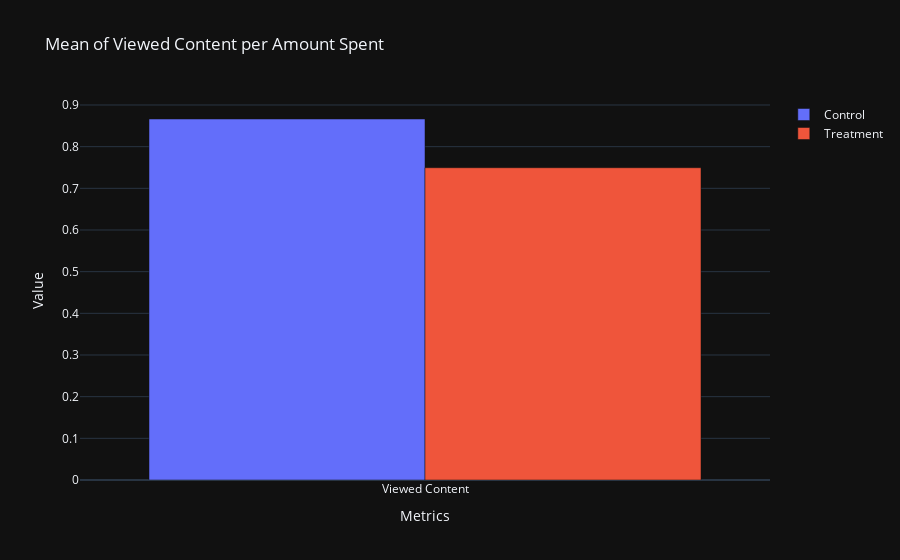

Notebook code for this chart:
### Code cell
# using conclusion dataframe plot individual metrics for Viewed Content

fig = go.Figure()

fig.add_trace(go.Bar(
    x=["Viewed Content"],
    y=[conclusion.loc["Control", "Viewed Content per amount spent"]],
    name="Control",
)) 

fig.add_trace(go.Bar(
    x=["Viewed Content"],
    y=[conclusion.loc["Treatment", "Viewed Content per amount spent"]],
    name="Treatment",
))

fig.update_layout(
    title="Mean of Viewed Content per Amount Spent",
    barmode="group",
    xaxis_title="Metrics",
    yaxis_title="Value"
)

### Figure 1 — Plotly figure (JSON) as saved in the notebook; plotly's stock layout.template omitted (floating-point values rounded to 4 significant figures)
{"data": [{"name": "Control", "type": "bar", "x": ["Viewed Content"], "y": [0.8664]}, {"name": "Treatment", "type": "bar", "x": ["Viewed Content"], "y": [0.7495]}], "layout": {"barmode": "group", "title": {"text": "Mean of Viewed Content per Amount Spent"}, "xaxis": {"title": {"text": "Metrics"}}, "yaxis": {"title": {"text": "Value"}}}}
